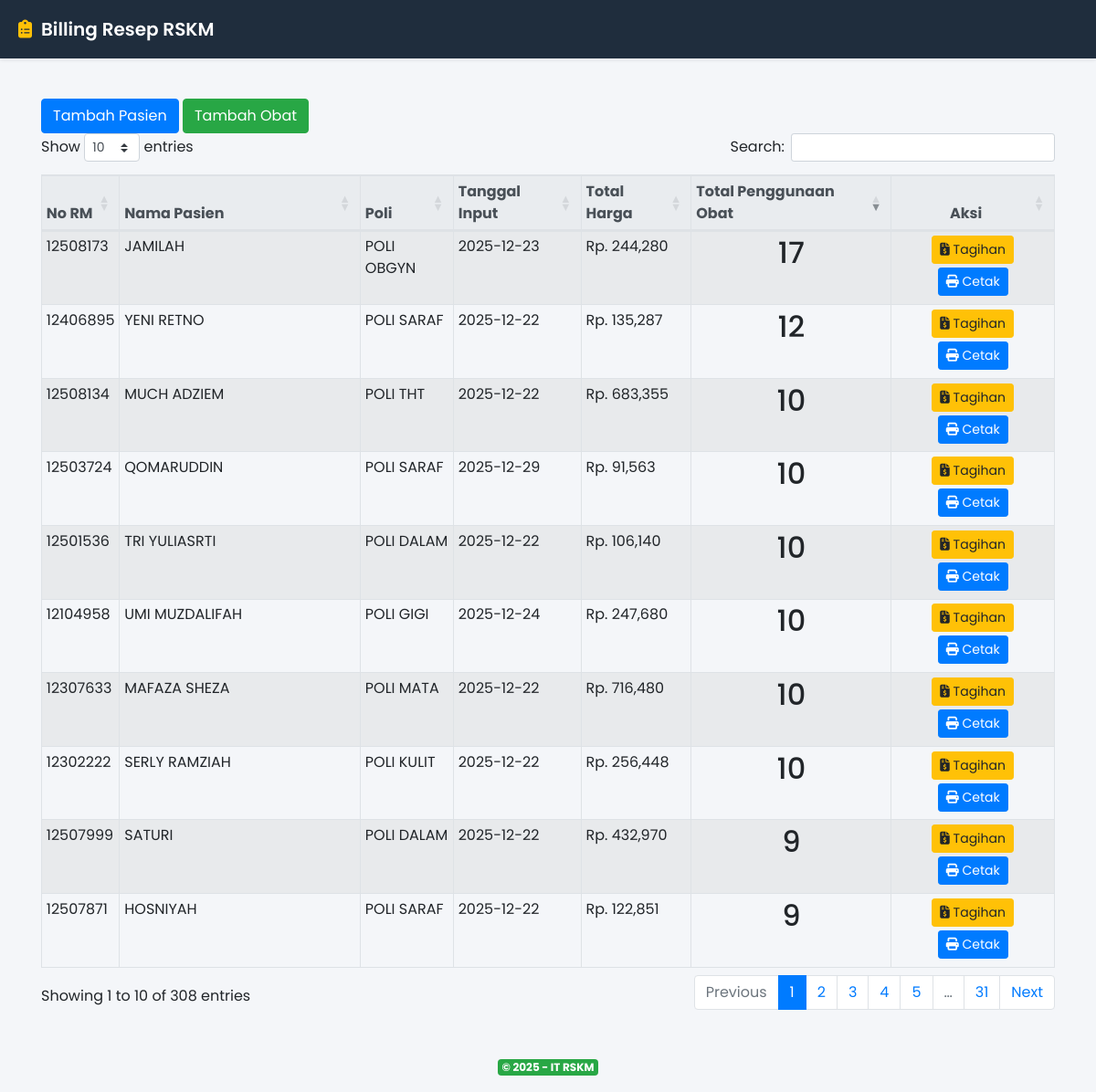
Before: / with the older database file.
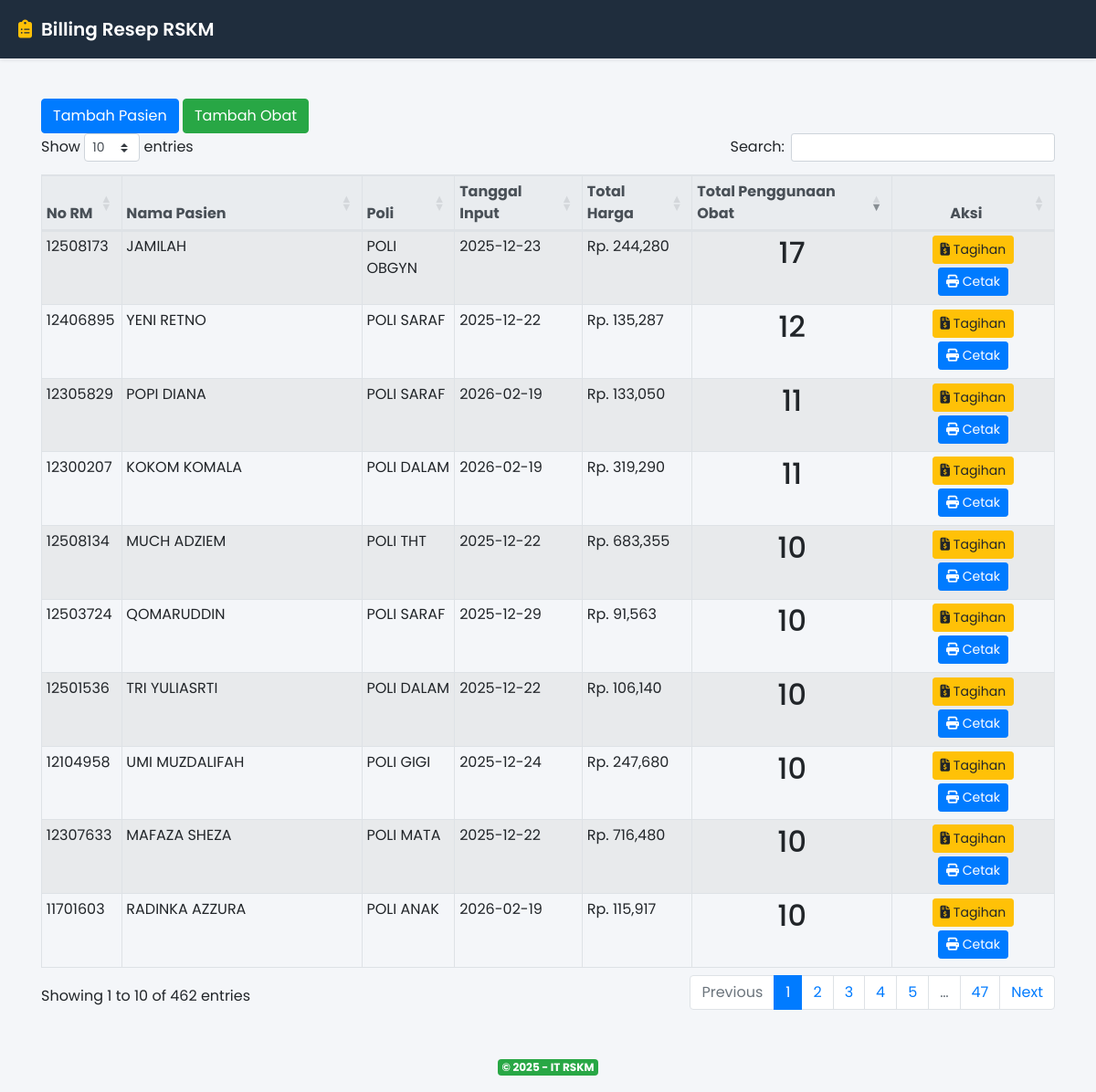
After: the same page with the newer database file.
### tables this page shows
CREATE TABLE `pasien` (
  `id` int(11) NOT NULL,
  `no_rm` int(11) DEFAULT NULL,
  `no_sep` varchar(512) DEFAULT NULL,
  `nama_pasien` varchar(512) DEFAULT NULL,
  `asal_poli` varchar(512) DEFAULT NULL,
  `tanggal` date DEFAULT NULL
);

### application/controllers/Resep.php (called while the page is built, shortened)
<?php
class Resep extends CI_Controller {
    public function __construct() {
        $this->load->model(['Pasien_model', 'Obat_model', 'Resep_model']);
    }
    public function index() {
        $keyword = $this->input->get('keyword');
        $poli = $this->input->get('poli');
        $tanggal = $this->input->get('tanggal');
        $data['resep'] = $this->Resep_model->get_filtered($keyword, $poli, $tanggal);
        $data['title'] = 'Data Resep Pasien';
        $this->load->view('templates/header', $data);
        $this->load->view('resep/index', $data);
        $this->load->view('templates/footer');
    }
}

### index.php (called while the page is built, shortened)
<?php
require_once BASEPATH.'core/CodeIgniter.php';

### application/models/Resep_model.php (called while the page is built, shortened)
<?php
class Resep_model extends CI_Model {
    public function get_filtered($keyword = '', $poli = '', $tanggal = '') {
        return $this->db->query("SELECT
                        *,
                        (
                            SELECT
                                SUM(resep.jumlah * (SELECT obat.harga FROM obat WHERE obat.id = resep.obat_id)) as total
                            FROM resep WHERE resep.pasien_id = pasien.id
                        ) total_harga,
                        (
                            SELECT
                                COUNT(resep.pasien_id)
                            FROM resep
                            WHERE resep.pasien_id = pasien.id
                        ) jml_penggunaan_obat,
                        (
                            SELECT
                                resep.tanggal_input tanggal_input
                            FROM resep
                            WHERE resep.pasien_id = pasien.id
                            GROUP by resep.pasien_id
                        ) tanggal_input,
                        pasien.id pasien_id
                    FROM `pasien`
                    ORDER BY jml_penggunaan_obat  DESC")
            ->result();
    }
}

### application/views/resep/index.php (the view, shortened to what this page needs)
<button type="button" class="btn btn-primary" data-toggle="modal" data-target="#modalTambahPasien">
  Tambah Pasien
</button>
<a type="button" class="btn btn-success" href="obat">
Tambah Obat
</a>
<table id="tabelResep" class="table table-bordered table-hover table-sm table-striped">
    <thead class="thead-light">
        <tr>
            <th>No RM</th>
            <th>Nama Pasien</th>
            <th>Poli</th>
            <th>Tanggal Input</th>
            <th>Total Harga</th>
            <th>Total Penggunaan Obat</th>
            <th class="text-center">Aksi</th>
        </tr>
    </thead>
    <tbody>
        <?php foreach ($resep as $r): ?>
            <tr>
                <td><?= $r->no_rm ?></td>
                <td><?= $r->nama_pasien ?></td>
                <td><?= $r->asal_poli ?></td>
                <td><?= $r->tanggal_input ?></td>
                <td>Rp. <?= number_format($r->total_harga, 0) ?></td>
                <td><center><h2><?= $r->jml_penggunaan_obat ?></h2></center></td>
                <td class="text-center">
                    <a href="<?= site_url('resep/tagihan/' . $r->pasien_id) ?>" class="btn btn-sm btn-warning mb-1">
                        <i class="fas fa-file-invoice-dollar"></i> Tagihan
                    </a>
                    <a href="<?= site_url('resep/cetak/' . $r->pasien_id) ?>" target="_blank" class="btn btn-sm btn-primary mb-1">
                        <i class="fas fa-print"></i> Cetak
                    </a>
                </td>
            </tr>
        <?php endforeach ?>
    </tbody>
</table>

### application/views/templates/header.php (shortened to what this page needs)
<!DOCTYPE html>
<html>
<head>
    <link rel="stylesheet" href="https://maxcdn.bootstrapcdn.com/bootstrap/4.5.2/css/bootstrap.min.css">
    <link rel="stylesheet" href="https://cdn.datatables.net/1.13.6/css/dataTables.bootstrap4.min.css">
    <link rel="stylesheet" href="https://cdnjs.cloudflare.com/ajax/libs/font-awesome/6.5.0/css/all.min.css">
    <link href="https://cdn.jsdelivr.net/npm/select2@4.1.0-rc.0/dist/css/select2.min.css" rel="stylesheet" />
</head>
<body>
    <nav class="navbar navbar-expand-lg">
        <a class="navbar-brand" href="#">
            <i class="fas fa-clipboard-list"></i> Billing Resep RSKM
        </a>
    </nav>
    <div class="container mt-4">

### application/views/templates/footer.php (shortened to what this page needs)
</div>
<footer class="text-center mt-5 mb-3">
    <span class="badge badge-success">&copy; 2025 - IT RSKM</span>
</footer>
<link rel="stylesheet" href="https://cdn.datatables.net/responsive/2.5.0/css/responsive.bootstrap4.min.css">
</body>
</html>

### application/views/templates/header.php (style rules this page uses)
body { font-family: 'Poppins', sans-serif; background-color: #f4f6f9; margin: 0; }
.navbar { background-color: #1f2d3d; padding: 0.75rem 1.25rem; box-shadow: 0 2px 4px rgba(0,0,0,0.08); }
.navbar-brand { color: #ffffff; font-size: 1.25rem; font-weight: 600; display: flex; align-items: center; transition: color 0.3s ease; }
.navbar-brand i { margin-right: 10px; color: #ffc107; }
.container { padding-top: 20px; }

Changed rows visible on the page:
no longer on this page (row unchanged): pasien: no_rm "12302222", nama_pasien "SERLY RAMZIAH", asal_poli "POLI KULIT", tanggal_input "2025-12-22", total_harga "256,448", jml_penggunaan_obat "10"
no longer on this page (row unchanged): pasien: no_rm "12507999", nama_pasien "SATURI", asal_poli "POLI DALAM", tanggal_input "2025-12-22", total_harga "432,970", jml_penggunaan_obat "9"
no longer on this page (row unchanged): pasien: no_rm "12507871", nama_pasien "HOSNIYAH", asal_poli "POLI SARAF", tanggal_input "2025-12-22", total_harga "122,851", jml_penggunaan_obat "9"
added pasien: no_rm "12305829", nama_pasien "POPI DIANA", asal_poli "POLI SARAF", tanggal_input "2026-02-19", total_harga "133,050", jml_penggunaan_obat "11"
added pasien: no_rm "12300207", nama_pasien "KOKOM KOMALA", asal_poli "POLI DALAM", tanggal_input "2026-02-19", total_harga "319,290", jml_penggunaan_obat "11"
added pasien: no_rm "11701603", nama_pasien "RADINKA AZZURA", asal_poli "POLI ANAK", tanggal_input "2026-02-19", total_harga "115,917", jml_penggunaan_obat "10"
Other visible differences:
text written by a page script: "Show entries Search: Showing 1 to 10 of 308 entries Previous 1 2 3 4 5 … 31 Next" → "Show entries Search: Showing 1 to 10 of 462 entries Previous 1 2 3 4 5 … 47 Next"
